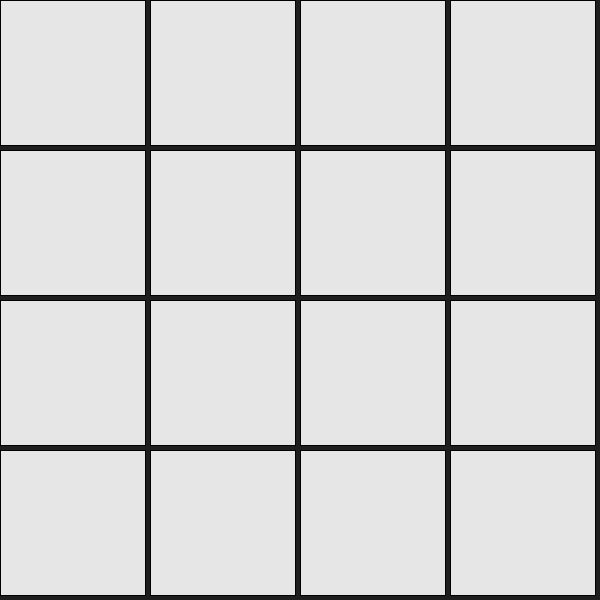
Frame 1 (no input)
Frame 60 (the mouse pressed at the canvas centre just before this capture): identical to frame 1, image omitted
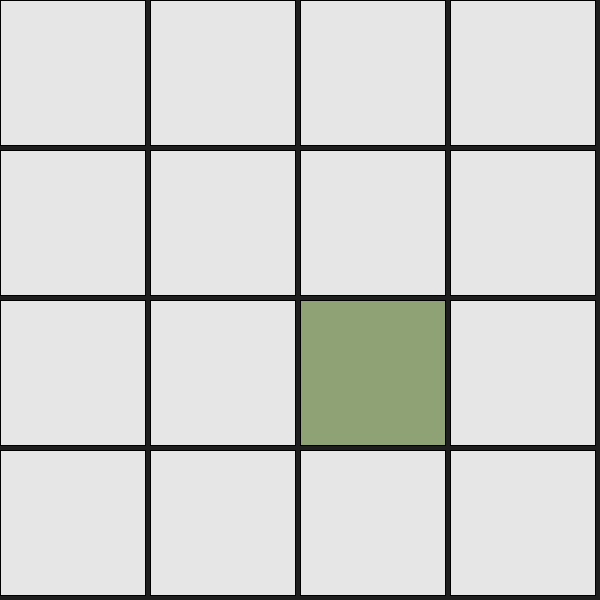
Frame 120 (the mouse held since frame 60 and released just before this capture)

The Processing sketch that drew these frames (run headless with seeded random() and noise(); from frame 60 on, the mouse is pressed at the canvas centre):

// Processing sketch: sketch_eind_opdracht_met_classes
// ── sketch_eind_opdracht_met_classes.pde
int cols = 4;
int rows = 4;
int total = cols * rows;
MemoryGame game;

void setup() {
  size(600, 600);
  game = new MemoryGame(cols, rows);
}

void draw() {
  background(30);
  game.display();
  game.checkForMatches();
}

void mousePressed() {
  game.handleMousePress(mouseX, mouseY);
}

class Card {
  color cardColor;
  boolean revealed;
  int index;

  Card(color c, int index) {
    cardColor = c;
    revealed = false;
    this.index = index;
  }

  void display(float x, float y, float w, float h) {
    if (revealed) {
      fill(cardColor);
      rect(x, y, w-5, h-5);
    } else {
      fill(230, 230, 230);
      rect(x, y, w-5, h-5);
    }
  }
}

class MemoryGame {
  Card[] cards;
  int first = -1;
  int second = -1;
  int matches = 0;
  int flipBackTime = 0;

  MemoryGame(int cols, int rows) {
    cards = new Card[cols * rows];

    // create pairs of colors
    for (int i = 0; i < cards.length / 2; i++) {
      color c = color(random(50, 255), random(50, 255), random(50, 255));
      cards[i*2] = new Card(c, i*2);
      cards[i*2+1] = new Card(c, i*2+1);
    }

    // shuffle cards
    for (int i = 0; i < cards.length; i++) {
      int r = int(random(cards.length));
      Card temp = cards[i];
      cards[i] = cards[r];
      cards[r] = temp;
    }
  }

  void display() {
    float w = width / cols;
    float h = height / rows;

    for (int i = 0; i < cards.length; i++) {
      int x = i % cols;
      int y = i / cols;
      cards[i].display(x * w, y * h, w, h);
    }

    // win message
    if (matches == cards.length / 2) {
      fill(255, 255, 0);
      textSize(67);
      textAlign(CENTER, CENTER);
      text("you have won", width / 2, height / 2);
      noLoop();
    }
  }

  void handleMousePress(float mx, float my) {
    int x = int(mx / (width / cols));
    int y = int(my / (height / rows));
    int index = x + y * cols;

    if (cards[index].revealed || second != -1) return;

    cards[index].revealed = true;

    if (first == -1) {
      first = index;
    } else if (second == -1 && index != first) {
      second = index;

      // check match
      if (cards[first].cardColor == cards[second].cardColor) {
        matches++;
        first = -1;
        second = -1;
      } else {
        flipBackTime = millis() + 700;
      }
    }
  }

  void checkForMatches() {
    if (second != -1 && millis() > flipBackTime) {
      cards[first].revealed = false;
      cards[second].revealed = false;
      first = -1;
      second = -1;
    }
  }
}
